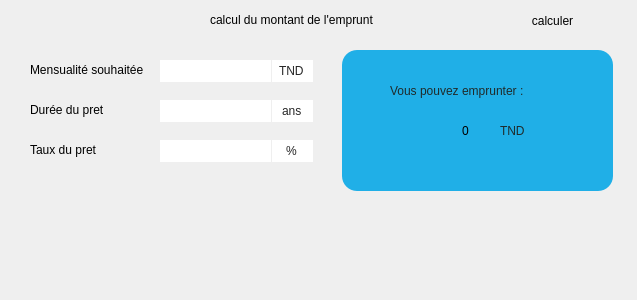
         <widget class="QWidget" name="tab">
          <attribute name="title">
           <string>Simulateur du montant de prêt                                      </string>
          </attribute>
          <widget class="QGroupBox" name="groupBox_7">
           <property name="geometry">
            <rect>
             <x>0</x>
             <y>-20</y>
             <width>628</width>
             <height>291</height>
            </rect>
           </property>
           <property name="styleSheet">
            <string notr="true">border-radius:0px;</string>
           </property>
           <widget class="QLineEdit" name="ajout_17">
            <property name="geometry">
             <rect>
              <x>160</x>
              <y>120</y>
              <width>111</width>
              <height>22</height>
             </rect>
            </property>
           </widget>
           <widget class="QLabel" name="label_37">
            <property name="geometry">
             <rect>
              <x>502</x>
              <y>110</y>
              <width>111</width>
              <height>31</height>
             </rect>
            </property>
            <property name="styleSheet">
             <string notr="true">color: rgb(31, 43, 43);
font: 87 11pt &quot;Segoe UI Black&quot;;
background-color: qlineargradient(spread:pad, x1:1, y1:1, x2:1, y2:1, stop:1 rgba(32, 175, 231, 255));
</string>
            </property>
            <property name="text">
             <string>TND /mois</string>
            </property>
            <property name="alignment">
             <set>Qt::AlignLeading|Qt::AlignLeft|Qt::AlignVCenter</set>
            </property>
           </widget>
           <widget class="QLabel" name="label_38">
            <property name="geometry">
             <rect>
              <x>502</x>
              <y>160</y>
              <width>31</width>
              <height>41</height>
             </rect>
            </property>
            <property name="styleSheet">
             <string notr="true">color: rgb(31, 43, 43);
font: 87 15pt &quot;Segoe UI Black&quot;;
background-color: qlineargradient(spread:pad, x1:1, y1:1, x2:1, y2:1, stop:1 rgba(32, 175, 231, 255));
</string>
            </property>
            <property name="text">
             <string>%</string>
            </property>
            <property name="alignment">
             <set>Qt::AlignLeading|Qt::AlignLeft|Qt::AlignVCenter</set>
            </property>
           </widget>
           <widget class="QLineEdit" name="ajout_18">
            <property name="geometry">
             <rect>
              <x>272</x>
              <y>120</y>
              <width>41</width>
              <height>22</height>
             </rect>
            </property>
            <property name="styleSheet">
             <string notr="true">color: rgb(38, 38, 38);
font: 75 9pt &quot;MS Shell Dlg 2&quot;;</string>
            </property>
            <property name="text">
             <string>ans</string>
            </property>
            <property name="alignment">
             <set>Qt::AlignCenter</set>
            </property>
           </widget>
           <widget class="QLineEdit" name="ajout_19">
            <property name="geometry">
             <rect>
              <x>160</x>
              <y>160</y>
              <width>111</width>
              <height>22</height>
             </rect>
            </property>
           </widget>
           <widget class="QLabel" name="label_39">
            <property name="geometry">
             <rect>
              <x>210</x>
              <y>30</y>
              <width>311</width>
              <height>20</height>
             </rect>
            </property>
            <property name="text">
             <string>calcul du montant de l'emprunt</string>
            </property>
           </widget>
           <widget class="QLineEdit" name="ajout_20">
            <property name="geometry">
             <rect>
              <x>160</x>
              <y>80</y>
              <width>111</width>
              <height>22</height>
             </rect>
            </property>
           </widget>
           <widget class="QLineEdit" name="ajout_21">
            <property name="geometry">
             <rect>
              <x>272</x>
              <y>160</y>
              <width>41</width>
              <height>22</height>
             </rect>
            </property>
            <property name="styleSheet">
             <string notr="true">color: rgb(38, 38, 38);
font: 75 9pt &quot;MS Shell Dlg 2&quot;;</string>
            </property>
            <property name="text">
             <string>%</string>
            </property>
            <property name="alignment">
             <set>Qt::AlignCenter</set>
            </property>
           </widget>
           <widget class="QLineEdit" name="ajout_22">
            <property name="geometry">
             <rect>
              <x>272</x>
              <y>80</y>
              <width>41</width>
              <height>22</height>
             </rect>
            </property>
            <property name="styleSheet">
             <string notr="true">color: rgb(38, 38, 38);
font: 75 9pt &quot;MS Shell Dlg 2&quot;;</string>
            </property>
            <property name="text">
             <string>TND</string>
            </property>
            <property name="alignment">
             <set>Qt::AlignCenter</set>
            </property>
           </widget>
           <widget class="QPushButton" name="print_3">
            <property name="geometry">
             <rect>
              <x>502</x>
              <y>30</y>
              <width>101</width>
              <height>21</height>
             </rect>
            </property>
            <property name="text">
             <string>calculer</string>
            </property>
           </widget>
           <widget class="QLabel" name="label_40">
            <property name="geometry">
             <rect>
              <x>362</x>
              <y>140</y>
              <width>221</width>
              <height>21</height>
             </rect>
            </property>
            <property name="styleSheet">
             <string notr="true">background-color: qlineargradient(spread:pad, x1:1, y1:1, x2:1, y2:1, stop:1 rgba(32, 175, 231, 255));
color: rgb(31, 43, 43);

font: 87 11pt &quot;Segoe UI Black&quot;;
</string>
            </property>
            <property name="text">
             <string>Pourcentage salaire</string>
            </property>
            <property name="alignment">
             <set>Qt::AlignLeading|Qt::AlignLeft|Qt::AlignVCenter</set>
            </property>
           </widget>
           <widget class="QLabel" name="label_41">
            <property name="geometry">
             <rect>
              <x>362</x>
              <y>80</y>
              <width>221</width>
              <height>21</height>
             </rect>
            </property>
            <property name="styleSheet">
             <string notr="true">background-color: qlineargradient(spread:pad, x1:1, y1:1, x2:1, y2:1, stop:1 rgba(32, 175, 231, 255));
color: rgb(31, 43, 43);

font: 87 11pt &quot;Segoe UI Black&quot;;
</string>
            </property>
            <property name="text">
             <string>Montant de vos mensualités:</string>
            </property>
            <property name="alignment">
             <set>Qt::AlignLeading|Qt::AlignLeft|Qt::AlignVCenter</set>
            </property>
           </widget>
           <widget class="QLabel" name="label_42">
            <property name="geometry">
             <rect>
              <x>30</x>
              <y>160</y>
              <width>91</width>
              <height>20</height>
             </rect>
            </property>
            <property name="text">
             <string>Taux du pret</string>
            </property>
           </widget>
           <widget class="QLabel" name="label_43">
            <property name="geometry">
             <rect>
              <x>442</x>
              <y>170</y>
              <width>51</width>
              <height>21</height>
             </rect>
            </property>
            <property name="styleSheet">
             <string notr="true">background-color: qlineargradient(spread:pad, x1:1, y1:1, x2:1, y2:1, stop:1 rgba(32, 175, 231, 255));

font: 95 15pt &quot;Segoe UI Black&quot;;
</string>
            </property>
            <property name="text">
             <string>1502</string>
            </property>
            <property name="alignment">
             <set>Qt::AlignCenter</set>
            </property>
           </widget>
           <widget class="QLabel" name="label_44">
            <property name="geometry">
             <rect>
              <x>342</x>
              <y>70</y>
              <width>271</width>
              <height>141</height>
             </rect>
            </property>
            <property name="styleSheet">
             <string notr="true">background-color: qlineargradient(spread:pad, x1:1, y1:1, x2:1, y2:1, stop:1 rgba(32, 175, 231, 255));
font: 87 11pt &quot;Segoe UI Black&quot;;

border-radius:15px;</string>
            </property>
            <property name="text">
             <string/>
            </property>
            <property name="alignment">
             <set>Qt::AlignCenter</set>
            </property>
           </widget>
           <widget class="QLabel" name="label_45">
            <property name="geometry">
             <rect>
              <x>30</x>
              <y>80</y>
              <width>121</width>
              <height>20</height>
             </rect>
            </property>
            <property name="text">
             <string>Mensualité souhaitée</string>
            </property>
           </widget>
           <widget class="QLabel" name="label_46">
            <property name="geometry">
             <rect>
              <x>440</x>
              <y>140</y>
              <width>51</width>
              <height>21</height>
             </rect>
            </property>
            <property name="styleSheet">
             <string notr="true">background-color: qlineargradient(spread:pad, x1:1, y1:1, x2:1, y2:1, stop:1 rgba(32, 175, 231, 255));

font: 95 15pt &quot;Segoe UI Black&quot;;
</string>
            </property>
            <property name="text">
             <string>0</string>
            </property>
            <property name="alignment">
             <set>Qt::AlignCenter</set>
            </property>
           </widget>
           <widget class="QLabel" name="label_47">
            <property name="geometry">
             <rect>
              <x>30</x>
              <y>120</y>
              <width>101</width>
              <height>20</height>
             </rect>
            </property>
            <property name="text">
             <string>Durée du pret</string>
            </property>
           </widget>
           <widget class="QLabel" name="label_49">
            <property name="geometry">
             <rect>
              <x>390</x>
              <y>100</y>
              <width>201</width>
              <height>21</height>
             </rect>
            </property>
            <property name="styleSheet">
             <string notr="true">background-color: qlineargradient(spread:pad, x1:1, y1:1, x2:1, y2:1, stop:1 rgba(32, 175, 231, 255));
color: rgb(31, 43, 43);

font: 87 11pt &quot;Segoe UI Black&quot;;
</string>
            </property>
            <property name="text">
             <string>Vous pouvez emprunter :</string>
            </property>
            <property name="alignment">
             <set>Qt::AlignLeading|Qt::AlignLeft|Qt::AlignVCenter</set>
            </property>
           </widget>
           <widget class="QLabel" name="label_50">
            <property name="geometry">
             <rect>
              <x>500</x>
              <y>140</y>
              <width>111</width>
              <height>21</height>
             </rect>
            </property>
            <property name="styleSheet">
             <string notr="true">color: rgb(31, 43, 43);
font: 87 11pt &quot;Segoe UI Black&quot;;
background-color: qlineargradient(spread:pad, x1:1, y1:1, x2:1, y2:1, stop:1 rgba(32, 175, 231, 255));
</string>
            </property>
            <property name="text">
             <string>TND</string>
            </property>
            <property name="alignment">
             <set>Qt::AlignLeading|Qt::AlignLeft|Qt::AlignVCenter</set>
            </property>
           </widget>
          </widget>
         </widget>
